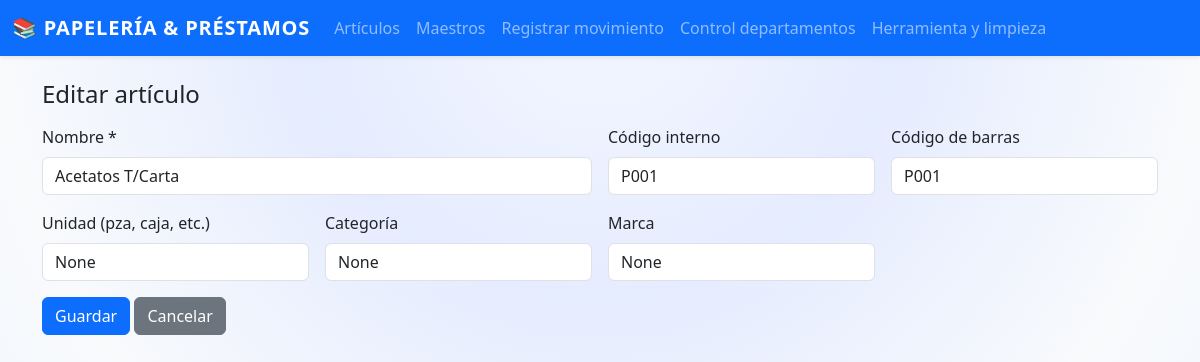
Screenshot of /articulos/1/editar with the database file from the repository.
### app.py (models this page shows, shortened)
class Articulo(db.Model):
    id = db.Column(db.Integer, primary_key=True)
    nombre = db.Column(db.String(150), nullable=False)
    codigo_interno = db.Column(db.String(50), unique=True, nullable=True)
    codigo_barras = db.Column(db.String(80), unique=True, nullable=True)
    unidad = db.Column(db.String(30), nullable=True)
    categoria = db.Column(db.String(80), nullable=True)
    marca = db.Column(db.String(80), nullable=True)
    stock_actual = db.Column(db.Integer, default=0, nullable=False)
    movimientos = db.relationship("Movimiento", backref="articulo", lazy=True)

### app.py (the view, shortened to what this page needs)
@app.route("/articulos/<int:articulo_id>/editar", methods=["GET", "POST"])
def editar_articulo(articulo_id):
    articulo = Articulo.query.get_or_404(articulo_id)
    return render_template("articulo_form.html", articulo=articulo)

### templates/articulo_form.html (shortened to what this page needs)
{% extends "base.html" %}
{% if articulo %}
  {% set page_title = "Editar artículo" %}
{% else %}
  {% set page_title = "Nuevo artículo" %}
{% endif %}
{% block content %}
<h4 class="mb-3">{{ page_title }}</h4>
<form method="post" class="row g-3">
  <div class="col-md-6">
    <label class="form-label">Nombre *</label>
    <input
      type="text"
      name="nombre"
      value="{{ articulo.nombre if articulo else '' }}"
      class="form-control"
      required
      autofocus
    />
  </div>
  <div class="col-md-3">
    <label class="form-label">Código interno</label>
    <input
      type="text"
      name="codigo_interno"
      value="{{ articulo.codigo_interno if articulo else '' }}"
      class="form-control"
    />
  </div>
  <div class="col-md-3">
    <label class="form-label">Código de barras</label>
    <input
      type="text"
      name="codigo_barras"
      value="{{ articulo.codigo_barras if articulo else '' }}"
      class="form-control"
      placeholder="Puedes escanear aquí"
    />
  </div>
  <div class="col-md-3">
    <label class="form-label">Unidad (pza, caja, etc.)</label>
    <input
      type="text"
      name="unidad"
      value="{{ articulo.unidad if articulo else '' }}"
      class="form-control"
    />
  </div>
  <div class="col-md-3">
    <label class="form-label">Categoría</label>
    <input
      type="text"
      name="categoria"
      value="{{ articulo.categoria if articulo else '' }}"
      class="form-control"
    />
  </div>
  <div class="col-md-3">
    <label class="form-label">Marca</label>
    <input
      type="text"
      name="marca"
      value="{{ articulo.marca if articulo else '' }}"
      class="form-control"
    />
  </div>
  <div class="col-12">
    <button type="submit" class="btn btn-primary">Guardar</button>
    <a href="{{ url_for('listar_articulos') }}" class="btn btn-secondary">Cancelar</a>
  </div>
</form>
{% endblock %}

### templates/base.html (style rules this page uses)
body { background: radial-gradient(circle at top, #f4f7ff 0, #e6ecff 30%, #f8fafc 60%, #edf2ff 100%); min-height: 100vh; font-family: system-ui, -apple-system, BlinkMacSystemFont, "Segoe UI", sans-serif; }

### rows the page displays
Articulo: nombre "Acetatos T/Carta", codigo_interno "P001", codigo_barras "P001", unidad "None", categoria "None", marca "None"

### other values shown
{{ page_title }} "Editar artículo"
